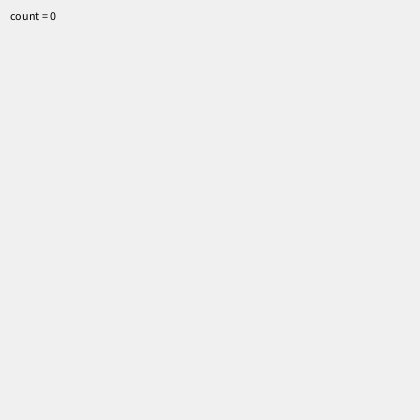
Frame 1 (no input)
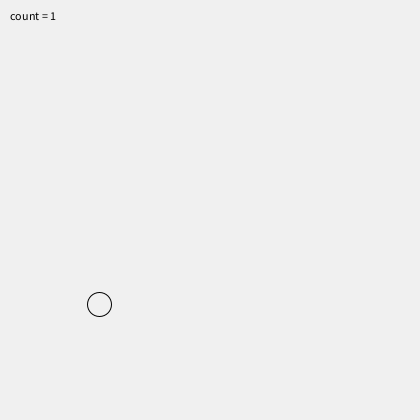
Frame 60 (the mouse pressed at the canvas centre just before this capture)
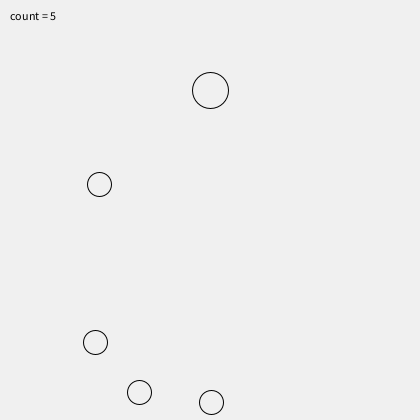
Frame 120 (the mouse held since frame 60 and released just before this capture)

The Processing sketch that drew these frames (run headless with seeded random() and noise(); from frame 60 on, the mouse is pressed at the canvas centre):

// Processing sketch: bubbles
// ── bubbles.pde
// Demo C: ArrayList mini-demo (bubbles that self-remove)
ArrayList<Bubble> bubbles = new ArrayList<Bubble>();

void setup() {
  size(420, 420);
}

void draw() {
  background(240);
  // add one occasionally
  if (random(1) > .95) {
    bubbles.add(new Bubble(random(width), height, 12));
  }

  // update/display
  for (Bubble b : bubbles) {
    b.update();
    b.display();
  }

  // remove off-screen by iterating backwards
  for (int i = bubbles.size()-1; i >= 0; i--) {
    if (bubbles.get(i).y < -bubbles.get(i).r) {
      bubbles.remove(i);
    }
  }

  fill(0);
  text("count = " + bubbles.size(), 10, 20);
}

void mousePressed() {
  bubbles.add(new Bubble(mouseX, mouseY, 18));
}

class Bubble {
  float x, y, r;
  Bubble(float x, float y, float r) {
    this.x=x;
    this.y=y;
    this.r=r;
  }
  void update() {
    y -= 2;
  }
  void display() {
    noFill();
    stroke(0);
    circle(x, y, r*2);
  }
}
